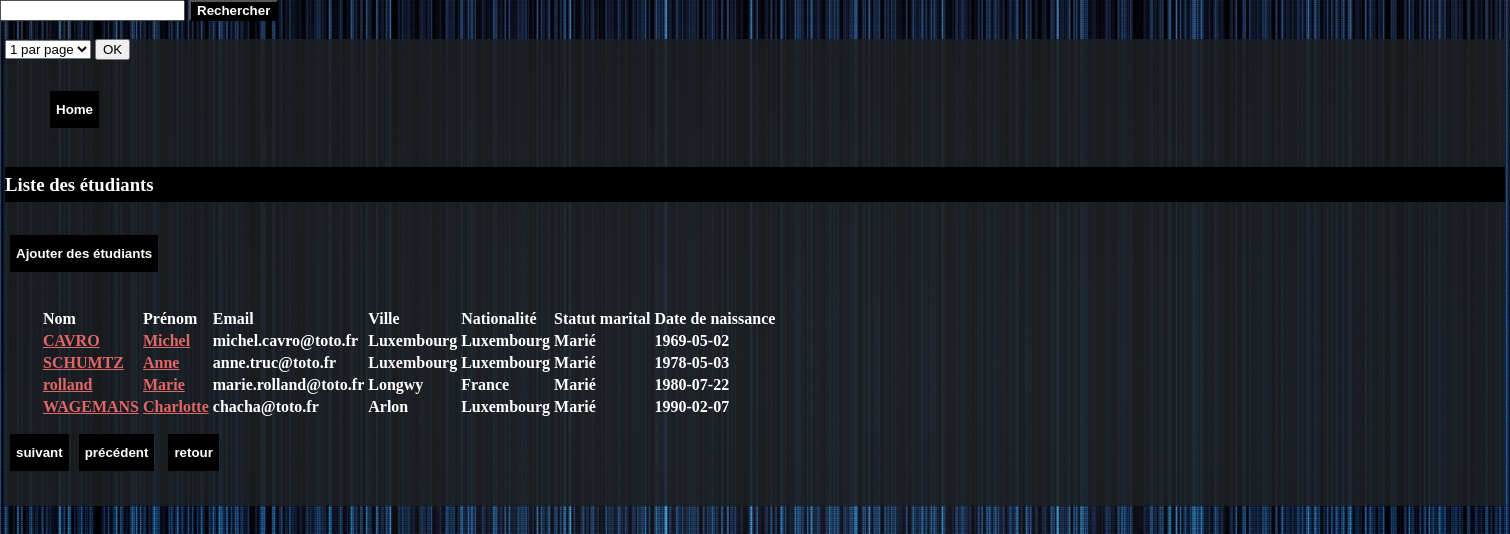
Page /list.php?ses_id=2 on the committed database.
### tables this page shows
CREATE TABLE `student` (
  `stu_id` int(10) UNSIGNED NOT NULL,
  `mar_id` int(10) UNSIGNED NOT NULL,
  `cit_id` int(10) UNSIGNED NOT NULL,
  `cou_id` int(10) UNSIGNED NOT NULL,
  `ses_id` int(10) UNSIGNED NOT NULL,
  `stu_name` varchar(80) DEFAULT NULL,
  `stu_firstname` varchar(40) DEFAULT NULL,
  `stu_birthdate` date DEFAULT NULL,
  `stu_email` varchar(255) DEFAULT NULL,
  `stu_sex` char(1) DEFAULT NULL,
  `stu_with_experience` tinyint(3) UNSIGNED NOT NULL DEFAULT '0',
  `stu_is_leader` tinyint(3) UNSIGNED NOT NULL DEFAULT '0',
  `stu_inserted` datetime DEFAULT NULL,
  `stu_updated` datetime DEFAULT NULL
);

CREATE TABLE `city` (
  `cit_id` int(10) UNSIGNED NOT NULL,
  `cou_id` int(10) UNSIGNED NOT NULL,
  `cit_name` varchar(128) DEFAULT NULL,
  `cit_inserted` datetime DEFAULT NULL,
  `cit_updated` datetime DEFAULT NULL
);

CREATE TABLE `country` (
  `cou_id` int(10) UNSIGNED NOT NULL,
  `cou_name` varchar(80) DEFAULT NULL,
  `cou_inserted` datetime DEFAULT NULL,
  `cou_updated` datetime DEFAULT NULL
);

CREATE TABLE `marital_status` (
  `mar_id` int(10) UNSIGNED NOT NULL,
  `mar_name` varchar(20) DEFAULT NULL,
  `mar_inserted` datetime DEFAULT NULL,
  `mar_updated` datetime DEFAULT NULL
);

### list.php (called while the page is built, shortened)
<?php
require 'inc/db.php';
if (!empty($_GET['ses_id'])) {
	$sessionID = intval($_GET['ses_id']);
	$currentOffset = 0;
	$currentPage=1;
	$nbPerPage=4;
	$sql = '
		SELECT stu_id, stu_name, stu_firstname, cou_name, cit_name, mar_name, stu_email, stu_birthdate AS birthdate
		FROM student
		LEFT OUTER JOIN country ON country.cou_id = student.cou_id
		LEFT OUTER JOIN city ON city.cit_id = student.cit_id
		LEFT OUTER JOIN marital_status ON marital_status.mar_id = student.mar_id
		WHERE ses_id = :sessionID
		LIMIT :offset,:nbPerPage
	';
	$pdoStatement = $pdo->prepare($sql);
	$pdoStatement->bindValue(':sessionID',$sessionID, PDO::PARAM_INT);
	$pdoStatement->bindValue(':nbPerPage', $nbPerPage, PDO::PARAM_INT);
	$pdoStatement->bindValue(':offset', $currentOffset, PDO::PARAM_INT);
	if ($pdoStatement ->execute()===false) {
		print_r($pdo->errorInfo());
	}
	else if ($pdoStatement->rowCount() > 0) {
		$etudiantListe = $pdoStatement->fetchAll();
	}
}
require 'inc/header.php';
require 'inc/list_view.php';
require 'inc/footer.php';

### inc/list_view.php (the view, shortened to what this page needs)
<form method="get">
	<select name="nbPerPage">
		<option value="1">1 par page</option>
	</select>
	<input type="submit" value="OK">
</form>
<nav>
	<ul>
		<li><button class="homebutton"><a href="index.php">Home</a></button></li>
	</ul>
</nav>
<h3>Liste des étudiants</h3>
<?php if (isset($etudiantListe) && sizeof($etudiantListe) > 0) : ?>
	<table>
		<thead>
			<tr>
				<td>Nom</td>
				<td>Prénom</td>
				<td>Email</td>
				<td>Ville</td>
				<td>Nationalité</td>
				<td>Statut marital</td>
				<td>Date de naissance</td>
			</tr>
		</thead>
		<tbody>
			<?php foreach ($etudiantListe as $currentEtudiant) : ?>
				<tr>
					<td><a href='student.php?stu_id=<?= $currentEtudiant['stu_id']?>'><?= $currentEtudiant['stu_name'] ?> </a></td>
					<td><a href='student.php?stu_id=<?= $currentEtudiant['stu_id']?>'><?= $currentEtudiant['stu_firstname'] ?> </a></td>
					<td><?= $currentEtudiant['stu_email'] ?></td>
					<td><?= $currentEtudiant['cit_name'] ?></td>
					<td><?= $currentEtudiant['cou_name'] ?></td>
					<td><?= $currentEtudiant['mar_name'] ?></td>
					<td><?= $currentEtudiant['birthdate'] ?></td>
				</tr>
			<?php endforeach; ?>
		</tbody>
		<button class = "button" ><a href="add.php"type="button">Ajouter des étudiants</button>
	</table>
	<button class = "button1" ><a href="list.php?ses_id=<?= $sessionID ?>&nbPerPage=<?=$nbPerPage ?>&page=<?= ($currentPage+1) ?>">suivant</a></button>
	<?php
	if($currentPage!==0){?>
		<button class = "button2" ><a href="list.php?ses_id=<?= $sessionID ?>&nbPerPage=<?=$nbPerPage ?>&page=<?= ($currentPage-1) ?>">précédent</a></button>
	<?php }?>
	<button class="button3"><a href="list.php?ses_id=<?= $sessionID ?>">retour</a></button>
<?php else :?>
	aucun étudiant
<?php endif; ?>

### inc/header.php (style rules this page uses)
html, body { font-family: :Tahoma, Verdana, sans-serif; color:white; font-weight: 700; margin: 0; padding:0; background: url(img/backgroundstile.jpg) no-repeat center fixed; -webkit-background-size: cover; background-size: cover; }
li a { color:#e26666; }
td a { color:#e26666; }
h3 { background:rgba(0, 0, 0, 1); line-height: 35px; }
button { background:rgba(0, 0, 0, 1); line-height: 35px; clear: both; display: inline; border-style: none; font-weight: 700; outline-style: none; margin-top: 15px; margin-bottom: 35px; margin-left: 5px; margin-right: 5px; }
button a { color:white; list-style: none; text-decoration: none; }
.button1 { float: left; display: inline; }
.button2 { margin-top: -2px; display: inline; }
.homebutton { display: inline; text-decoration: none; }
ul { list-style: none; margin-bottom: -15px; }
table { text-align: left; margin-left: 35px; }

### rows in the picture
student: stu_name "CAVRO", stu_firstname "Michel", stu_email "michel.cavro@toto.fr", cit.cit_name "Luxembourg", cou.cou_name "Luxembourg", mar.mar_name "Marié", stu_birthdate "1969-05-02"
student: stu_name "SCHUMTZ", stu_firstname "Anne", stu_email "anne.truc@toto.fr", cit.cit_name "Luxembourg", cou.cou_name "Luxembourg", mar.mar_name "Marié", stu_birthdate "1978-05-03"
student: stu_name "rolland", stu_firstname "Marie", stu_email "marie.rolland@toto.fr", cit.cit_name "Longwy", cou.cou_name "France", mar.mar_name "Marié", stu_birthdate "1980-07-22"
student: stu_name "WAGEMANS", stu_firstname "Charlotte", stu_email "chacha@toto.fr", cit.cit_name "Arlon", cou.cou_name "Luxembourg", mar.mar_name "Marié", stu_birthdate "1990-02-07"
